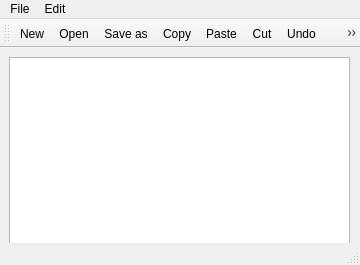
<?xml version="1.0" encoding="UTF-8"?>
<ui version="4.0">
 <class>MainWindow</class>
 <widget class="QMainWindow" name="MainWindow">
  <property name="geometry">
   <rect>
    <x>0</x>
    <y>0</y>
    <width>360</width>
    <height>265</height>
   </rect>
  </property>
  <property name="windowTitle">
   <string>MainWindow</string>
  </property>
  <widget class="QWidget" name="centralwidget">
   <widget class="QWidget" name="verticalLayoutWidget">
    <property name="geometry">
     <rect>
      <x>9</x>
      <y>9</y>
      <width>341</width>
      <height>211</height>
     </rect>
    </property>
    <layout class="QVBoxLayout" name="verticalLayout">
     <item>
      <widget class="QTextEdit" name="textEdit"/>
     </item>
    </layout>
   </widget>
  </widget>
  <widget class="QMenuBar" name="menubar">
   <property name="geometry">
    <rect>
     <x>0</x>
     <y>0</y>
     <width>360</width>
     <height>21</height>
    </rect>
   </property>
   <widget class="QMenu" name="menuFile">
    <property name="title">
     <string>File</string>
    </property>
    <addaction name="actionNew"/>
    <addaction name="actionOpen"/>
    <addaction name="actionSave_as"/>
    <addaction name="actionExit"/>
   </widget>
   <widget class="QMenu" name="menuEdit">
    <property name="title">
     <string>Edit</string>
    </property>
    <addaction name="actionCopy"/>
    <addaction name="actionPaste"/>
    <addaction name="actionCut"/>
    <addaction name="actionUndo"/>
    <addaction name="actionRedo"/>
   </widget>
   <addaction name="menuFile"/>
   <addaction name="menuEdit"/>
  </widget>
  <widget class="QStatusBar" name="statusbar"/>
  <widget class="QToolBar" name="toolBar">
   <property name="windowTitle">
    <string>toolBar</string>
   </property>
   <attribute name="toolBarArea">
    <enum>TopToolBarArea</enum>
   </attribute>
   <attribute name="toolBarBreak">
    <bool>false</bool>
   </attribute>
   <addaction name="actionNew"/>
   <addaction name="actionOpen"/>
   <addaction name="actionSave_as"/>
   <addaction name="actionCopy"/>
   <addaction name="actionPaste"/>
   <addaction name="actionCut"/>
   <addaction name="actionUndo"/>
   <addaction name="actionRedo"/>
  </widget>
  <action name="actionNew">
   <property name="icon">
    <iconset resource="resources.qrc">
     <normaloff>:/icons/resources/add-folder.png</normaloff>:/icons/resources/add-folder.png</iconset>
   </property>
   <property name="text">
    <string>New</string>
   </property>
  </action>
  <action name="actionOpen">
   <property name="icon">
    <iconset resource="resources.qrc">
     <normaloff>:/icons/resources/folder.png</normaloff>:/icons/resources/folder.png</iconset>
   </property>
   <property name="text">
    <string>Open</string>
   </property>
  </action>
  <action name="actionSave_as">
   <property name="icon">
    <iconset resource="resources.qrc">
     <normaloff>:/icons/resources/floppy-disk.png</normaloff>:/icons/resources/floppy-disk.png</iconset>
   </property>
   <property name="text">
    <string>Save as</string>
   </property>
  </action>
  <action name="actionExit">
   <property name="icon">
    <iconset resource="resources.qrc">
     <normaloff>:/icons/resources/log-out.png</normaloff>:/icons/resources/log-out.png</iconset>
   </property>
   <property name="text">
    <string>Exit</string>
   </property>
  </action>
  <action name="actionCopy">
   <property name="icon">
    <iconset resource="resources.qrc">
     <normaloff>:/icons/resources/copy.png</normaloff>:/icons/resources/copy.png</iconset>
   </property>
   <property name="text">
    <string>Copy</string>
   </property>
  </action>
  <action name="actionPaste">
   <property name="icon">
    <iconset resource="resources.qrc">
     <normaloff>:/icons/resources/paste.png</normaloff>:/icons/resources/paste.png</iconset>
   </property>
   <property name="text">
    <string>Paste</string>
   </property>
  </action>
  <action name="actionCut">
   <property name="icon">
    <iconset resource="resources.qrc">
     <normaloff>:/icons/resources/scissors.png</normaloff>:/icons/resources/scissors.png</iconset>
   </property>
   <property name="text">
    <string>Cut</string>
   </property>
  </action>
  <action name="actionUndo">
   <property name="icon">
    <iconset resource="resources.qrc">
     <normaloff>:/icons/resources/undo.png</normaloff>:/icons/resources/undo.png</iconset>
   </property>
   <property name="text">
    <string>Undo</string>
   </property>
  </action>
  <action name="actionRedo">
   <property name="icon">
    <iconset resource="resources.qrc">
     <normaloff>:/icons/resources/redo.png</normaloff>:/icons/resources/redo.png</iconset>
   </property>
   <property name="text">
    <string>Redo</string>
   </property>
  </action>
 </widget>
 <resources>
  <include location="resources.qrc"/>
 </resources>
 <connections/>
</ui>
